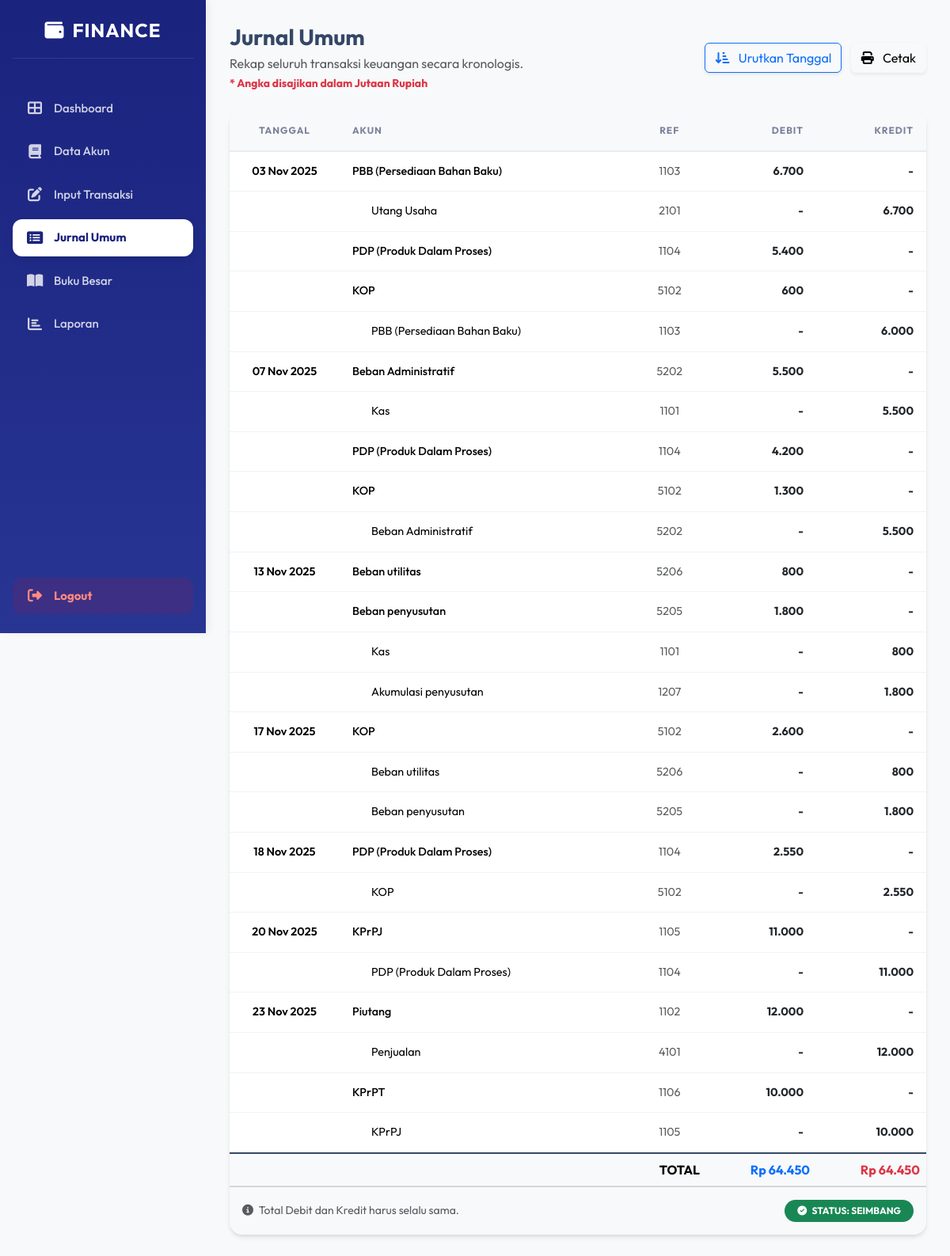
Page /jurnal_umum.php (signed in) on the committed database.
### tables this page shows
CREATE TABLE `jurnal_detail` (
  `id` int(11) NOT NULL,
  `jurnal_id` int(11) NOT NULL,
  `akun_id` int(11) NOT NULL,
  `debit` decimal(15,2) DEFAULT 0.00,
  `kredit` decimal(15,2) DEFAULT 0.00
);

CREATE TABLE `jurnal` (
  `id` int(11) NOT NULL,
  `tanggal` date NOT NULL,
  `kode_bukti` varchar(50) DEFAULT NULL,
  `keterangan` text DEFAULT NULL
);

CREATE TABLE `akun` (
  `id` int(11) NOT NULL,
  `kode_induk` enum('1000','2000','3000','4000','5000') NOT NULL,
  `kode_sub` enum('100','200','300','400') NOT NULL,
  `kode_akun` tinyint(4) NOT NULL,
  `kode_final` varchar(10) NOT NULL,
  `nama_akun` varchar(200) NOT NULL,
  `tipe_akun` varchar(50) DEFAULT '',
  `saldo_normal` varchar(10) DEFAULT '',
  `deskripsi` text DEFAULT NULL,
  `nominal` decimal(15,2) DEFAULT 0.00
);

### jurnal_umum.php (the view, shortened to what this page needs)
<?php
include "config/database.php";
$sort = isset($_GET['sort']) && $_GET['sort'] == 'desc' ? 'DESC' : 'ASC';
$nextSort = $sort == 'ASC' ? 'desc' : 'asc';
$sortIcon = $sort == 'ASC' ? 'fa-sort-amount-down-alt' : 'fa-sort-amount-up';
?>
<!DOCTYPE html>
<html>
<head>
    <link href="https://cdn.jsdelivr.net/npm/bootstrap@5.3.2/dist/css/bootstrap.min.css" rel="stylesheet">
    <link rel="stylesheet" href="https://cdnjs.cloudflare.com/ajax/libs/font-awesome/6.4.2/css/all.min.css">
</head>
<body>
    <?php include "sidebar.php"; ?>
    <div class="main">
        <div class="d-flex justify-content-between align-items-center mb-4">
            <div>
                <h3 class="mb-1 fw-bold">Jurnal Umum</h3>
                <p class="text-muted mb-0">Rekap seluruh transaksi keuangan secara kronologis.</p>
                <small class="text-danger fw-bold">* Angka disajikan dalam Jutaan Rupiah</small>
            </div>
            <div>
                <a href="?sort=<?= $nextSort ?>" class="btn btn-outline-primary me-2 shadow-sm">
                    <i class="fas <?= $sortIcon ?> me-2"></i> Urutkan Tanggal
                </a>
                <button class="btn btn-light shadow-sm" onclick="window.print()">
                    <i class="fas fa-print me-2"></i> Cetak
                </button>
            </div>
        </div>
        <div class="card">
            <div class="table-responsive">
                <table class="table table-hover align-items-center mb-0" style="min-width: 800px;">
                    <thead>
                        <tr>
                            <th class="text-center" width="15%">Tanggal</th>
                            <th width="40%">Akun</th>
                            <th class="text-center" width="10%">Ref</th>
                            <th class="text-end" width="15%">Debit</th>
                            <th class="text-end" width="15%">Kredit</th>
                        </tr>
                    </thead>
                    <tbody>
                        <?php
                        $query = mysqli_query($koneksi, "
                            SELECT
                                j.tanggal,
                                j.keterangan AS bukti_transaksi,
                                a.nama_akun,
                                a.kode_final,
                                jd.debit,
                                jd.kredit
                            FROM jurnal_detail jd
                            JOIN jurnal j ON jd.jurnal_id = j.id
                            JOIN akun a ON jd.akun_id = a.id
                            ORDER BY j.tanggal $sort, j.id $sort, jd.kredit ASC
                        ");
                        $prev_tanggal = '';
                        $total_debit = 0;
                        $total_kredit = 0;
                        while ($r = mysqli_fetch_assoc($query)):
                            $total_debit += $r['debit'];
                            $total_kredit += $r['kredit'];
                            $isKredit = $r['kredit'] > 0;
                            $accountClass = $isKredit ? 'account-kredit' : 'account-debit';
                            ?>
                            <tr>
                                <td class="text-center date-cell">
                                    <?= ($r['tanggal'] != $prev_tanggal) ? date('d M Y', strtotime($r['tanggal'])) : '' ?>
                                </td>
                                <td class="<?= $accountClass ?>">
                                    <?= $r['nama_akun'] ?>
                                </td>
                                <td class="text-center text-sm text-muted"><?= $r['kode_final'] ?></td>
                                <td class="text-end fw-bold text-dark">
                                    <?= ($r['debit'] > 0) ? number_format($r['debit'], 0, ',', '.') : '-' ?>
                                </td>
                                <td class="text-end fw-bold text-dark">
                                    <?= ($r['kredit'] > 0) ? number_format($r['kredit'], 0, ',', '.') : '-' ?>
                                </td>
                            </tr>
                            <?php
                            $prev_tanggal = $r['tanggal'];
                        endwhile;
                        ?>
                    </tbody>
                    <tfoot>
                        <tr class="total-row">
                            <td colspan="3" class="text-end text-uppercase">Total</td>
                            <td class="text-end text-primary">Rp <?= number_format($total_debit, 0, ',', '.') ?></td>
                            <td class="text-end text-danger">Rp <?= number_format($total_kredit, 0, ',', '.') ?></td>
                        </tr>
                    </tfoot>
                </table>
            </div>
            <div class="card-footer p-3 bg-light d-flex justify-content-between align-items-center">
                <span class="text-muted small">
                    <i class="fas fa-info-circle me-1"></i> Total Debit dan Kredit harus selalu sama.
                </span>
                <?php if ($total_debit == $total_kredit): ?>
                    <span class="badge bg-success rounded-pill px-3 py-2">
                        <i class="fas fa-check-circle me-1"></i> STATUS: SEIMBANG
                    </span>
                <?php endif; ?>
            </div>
        </div>
    </div>
</body>
</html>

### jurnal_umum.php (style rules this page uses)
body { background: #f8f9fa; font-family: 'Outfit', sans-serif; color: #344767; }
.main { padding: 30px; }
.card { background: white; border: none; border-radius: 16px; box-shadow: 0 4px 6px -1px rgba(0, 0, 0, 0.1), 0 2px 4px -1px rgba(0, 0, 0, 0.06); overflow: hidden; }
.table thead th { font-size: 0.75rem; text-transform: uppercase; letter-spacing: 1px; border-bottom: 2px solid #e9ecef; background-color: #f8f9fa; color: #7b809a; padding: 16px; font-weight: 700; }
.table tbody td { padding: 14px 16px; vertical-align: middle; border-bottom: 1px solid #f0f2f5; font-size: 0.9rem; }
.account-kredit { padding-left: 40px !important; color: #d32f2f; }
.account-debit { color: #1976d2; font-weight: 500; }
.date-cell { font-weight: 600; color: #344767; }
.total-row td { background-color: #f8f9fa; font-weight: 700; border-top: 2px solid #344767; font-size: 1rem; }

### sidebar.php (style rules this page uses)
.main { margin-left: 260px; padding: 30px; min-height: 100vh; transition: margin-left 0.3s ease-in-out; }

### rows in the picture
jurnal_detail: jurnal.tanggal "03 Nov 2025", akun.nama_akun "PBB (Persediaan Bahan Baku)", akun.kode_final "1103", debit "6.700"
jurnal_detail: akun.nama_akun "Utang Usaha", akun.kode_final "2101", kredit "6.700"
jurnal_detail: akun.nama_akun "PDP (Produk Dalam Proses)", akun.kode_final "1104", debit "5.400"
jurnal_detail: akun.nama_akun "KOP", akun.kode_final "5102", debit "600"
jurnal_detail: akun.nama_akun "PBB (Persediaan Bahan Baku)", akun.kode_final "1103", kredit "6.000"
jurnal_detail: jurnal.tanggal "07 Nov 2025", akun.nama_akun "Beban Administratif", akun.kode_final "5202", debit "5.500"
jurnal_detail: akun.nama_akun "Kas", akun.kode_final "1101", kredit "5.500"
jurnal_detail: akun.nama_akun "PDP (Produk Dalam Proses)", akun.kode_final "1104", debit "4.200"
jurnal_detail: akun.nama_akun "KOP", akun.kode_final "5102", debit "1.300"
jurnal_detail: akun.nama_akun "Beban Administratif", akun.kode_final "5202", kredit "5.500"
jurnal_detail: jurnal.tanggal "13 Nov 2025", akun.nama_akun "Beban utilitas", akun.kode_final "5206", debit "800"
jurnal_detail: akun.nama_akun "Beban penyusutan", akun.kode_final "5205", debit "1.800"
jurnal_detail: akun.nama_akun "Kas", akun.kode_final "1101", kredit "800"
jurnal_detail: akun.nama_akun "Akumulasi penyusutan", akun.kode_final "1207", kredit "1.800"
jurnal_detail: jurnal.tanggal "17 Nov 2025", akun.nama_akun "KOP", akun.kode_final "5102", debit "2.600"
jurnal_detail: akun.nama_akun "Beban utilitas", akun.kode_final "5206", kredit "800"
jurnal_detail: akun.nama_akun "Beban penyusutan", akun.kode_final "5205", kredit "1.800"
jurnal_detail: jurnal.tanggal "18 Nov 2025", akun.nama_akun "PDP (Produk Dalam Proses)", akun.kode_final "1104", debit "2.550"
jurnal_detail: akun.nama_akun "KOP", akun.kode_final "5102", kredit "2.550"
jurnal_detail: jurnal.tanggal "20 Nov 2025", akun.nama_akun "KPrPJ", akun.kode_final "1105", debit "11.000"
jurnal_detail: akun.nama_akun "PDP (Produk Dalam Proses)", akun.kode_final "1104", kredit "11.000"
jurnal_detail: jurnal.tanggal "23 Nov 2025", akun.nama_akun "Piutang", akun.kode_final "1102", debit "12.000"
jurnal_detail: akun.nama_akun "Penjualan", akun.kode_final "4101", kredit "12.000"
jurnal_detail: akun.nama_akun "KPrPT", akun.kode_final "1106", debit "10.000"
jurnal_detail: akun.nama_akun "KPrPJ", akun.kode_final "1105", kredit "10.000"

### other values in the picture
$total_debit "64.450"
$total_kredit "64.450"
